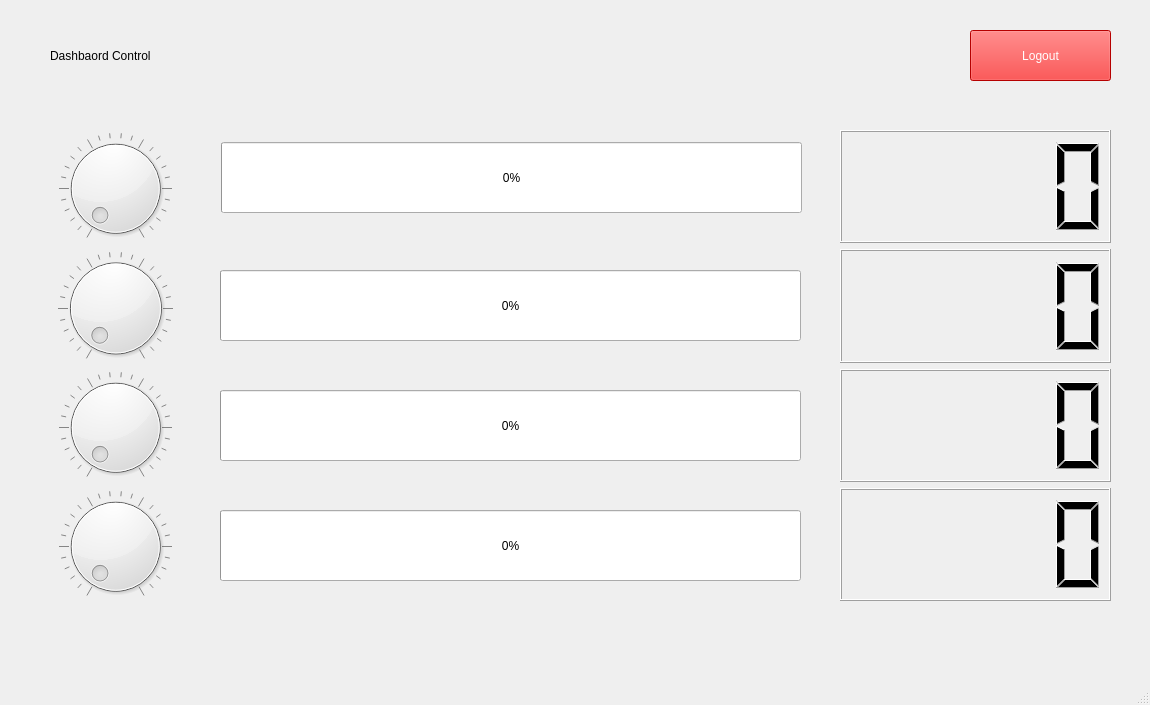
<?xml version="1.0" encoding="UTF-8"?>
<ui version="4.0">
 <class>DashboardWindows</class>
 <widget class="QMainWindow" name="DashboardWindows">
  <property name="geometry">
   <rect>
    <x>0</x>
    <y>0</y>
    <width>1150</width>
    <height>705</height>
   </rect>
  </property>
  <property name="windowTitle">
   <string>Dashboard</string>
  </property>
  <widget class="QWidget" name="centralwidget">
   <widget class="QProgressBar" name="progressBar">
    <property name="geometry">
     <rect>
      <x>221</x>
      <y>142</y>
      <width>581</width>
      <height>71</height>
     </rect>
    </property>
    <property name="styleSheet">
     <string notr="true">font: 14pt &quot;MS Shell Dlg 2&quot;;</string>
    </property>
    <property name="locale">
     <locale language="English" country="UnitedStates"/>
    </property>
    <property name="value">
     <number>0</number>
    </property>
   </widget>
   <widget class="QProgressBar" name="progressBar_2">
    <property name="geometry">
     <rect>
      <x>220</x>
      <y>270</y>
      <width>581</width>
      <height>71</height>
     </rect>
    </property>
    <property name="styleSheet">
     <string notr="true">font: 14pt &quot;MS Shell Dlg 2&quot;;</string>
    </property>
    <property name="locale">
     <locale language="English" country="UnitedStates"/>
    </property>
    <property name="value">
     <number>0</number>
    </property>
   </widget>
   <widget class="QProgressBar" name="progressBar_3">
    <property name="geometry">
     <rect>
      <x>220</x>
      <y>390</y>
      <width>581</width>
      <height>71</height>
     </rect>
    </property>
    <property name="styleSheet">
     <string notr="true">font: 14pt &quot;MS Shell Dlg 2&quot;;</string>
    </property>
    <property name="locale">
     <locale language="English" country="UnitedStates"/>
    </property>
    <property name="value">
     <number>0</number>
    </property>
   </widget>
   <widget class="QProgressBar" name="progressBar_4">
    <property name="geometry">
     <rect>
      <x>220</x>
      <y>510</y>
      <width>581</width>
      <height>71</height>
     </rect>
    </property>
    <property name="styleSheet">
     <string notr="true">font: 14pt &quot;MS Shell Dlg 2&quot;;</string>
    </property>
    <property name="locale">
     <locale language="English" country="UnitedStates"/>
    </property>
    <property name="value">
     <number>0</number>
    </property>
   </widget>
   <widget class="QLabel" name="label">
    <property name="geometry">
     <rect>
      <x>50</x>
      <y>0</y>
      <width>431</width>
      <height>111</height>
     </rect>
    </property>
    <property name="styleSheet">
     <string notr="true">font: 30pt &quot;Kanit&quot;;</string>
    </property>
    <property name="text">
     <string>Dashbaord Control</string>
    </property>
   </widget>
   <widget class="QPushButton" name="btnLogout">
    <property name="geometry">
     <rect>
      <x>970</x>
      <y>30</y>
      <width>141</width>
      <height>51</height>
     </rect>
    </property>
    <property name="styleSheet">
     <string notr="true">font: 20pt &quot;Kanit&quot;;
background-color: rgb(255, 0, 0);
color: rgb(255, 255, 255);</string>
    </property>
    <property name="text">
     <string>Logout</string>
    </property>
   </widget>
   <widget class="QWidget" name="layoutWidget">
    <property name="geometry">
     <rect>
      <x>50</x>
      <y>132</y>
      <width>131</width>
      <height>471</height>
     </rect>
    </property>
    <layout class="QVBoxLayout" name="verticalLayout">
     <item>
      <widget class="QDial" name="dial">
       <property name="maximum">
        <number>100</number>
       </property>
       <property name="invertedAppearance">
        <bool>false</bool>
       </property>
       <property name="invertedControls">
        <bool>false</bool>
       </property>
       <property name="wrapping">
        <bool>false</bool>
       </property>
       <property name="notchesVisible">
        <bool>true</bool>
       </property>
      </widget>
     </item>
     <item>
      <widget class="QDial" name="dial_2">
       <property name="maximum">
        <number>100</number>
       </property>
       <property name="notchesVisible">
        <bool>true</bool>
       </property>
      </widget>
     </item>
     <item>
      <widget class="QDial" name="dial_3">
       <property name="maximum">
        <number>100</number>
       </property>
       <property name="notchesVisible">
        <bool>true</bool>
       </property>
      </widget>
     </item>
     <item>
      <widget class="QDial" name="dial_4">
       <property name="maximum">
        <number>100</number>
       </property>
       <property name="notchesVisible">
        <bool>true</bool>
       </property>
      </widget>
     </item>
    </layout>
   </widget>
   <widget class="QWidget" name="layoutWidget">
    <property name="geometry">
     <rect>
      <x>840</x>
      <y>130</y>
      <width>271</width>
      <height>471</height>
     </rect>
    </property>
    <layout class="QVBoxLayout" name="verticalLayout_2">
     <item>
      <widget class="QLCDNumber" name="lcdNumber"/>
     </item>
     <item>
      <widget class="QLCDNumber" name="lcdNumber_2"/>
     </item>
     <item>
      <widget class="QLCDNumber" name="lcdNumber_3"/>
     </item>
     <item>
      <widget class="QLCDNumber" name="lcdNumber_4"/>
     </item>
    </layout>
   </widget>
  </widget>
  <widget class="QMenuBar" name="menubar">
   <property name="geometry">
    <rect>
     <x>0</x>
     <y>0</y>
     <width>1150</width>
     <height>26</height>
    </rect>
   </property>
  </widget>
  <widget class="QStatusBar" name="statusbar"/>
 </widget>
 <resources/>
 <connections>
  <connection>
   <sender>dial</sender>
   <signal>valueChanged(int)</signal>
   <receiver>progressBar</receiver>
   <slot>setValue(int)</slot>
   <hints>
    <hint type="sourcelabel">
     <x>129</x>
     <y>106</y>
    </hint>
    <hint type="destinationlabel">
     <x>322</x>
     <y>95</y>
    </hint>
   </hints>
  </connection>
  <connection>
   <sender>dial</sender>
   <signal>valueChanged(int)</signal>
   <receiver>lcdNumber</receiver>
   <slot>display(int)</slot>
   <hints>
    <hint type="sourcelabel">
     <x>145</x>
     <y>131</y>
    </hint>
    <hint type="destinationlabel">
     <x>917</x>
     <y>155</y>
    </hint>
   </hints>
  </connection>
  <connection>
   <sender>dial_2</sender>
   <signal>valueChanged(int)</signal>
   <receiver>progressBar_2</receiver>
   <slot>setValue(int)</slot>
   <hints>
    <hint type="sourcelabel">
     <x>154</x>
     <y>248</y>
    </hint>
    <hint type="destinationlabel">
     <x>375</x>
     <y>248</y>
    </hint>
   </hints>
  </connection>
  <connection>
   <sender>dial_2</sender>
   <signal>valueChanged(int)</signal>
   <receiver>lcdNumber_2</receiver>
   <slot>display(int)</slot>
   <hints>
    <hint type="sourcelabel">
     <x>150</x>
     <y>205</y>
    </hint>
    <hint type="destinationlabel">
     <x>899</x>
     <y>257</y>
    </hint>
   </hints>
  </connection>
  <connection>
   <sender>dial_3</sender>
   <signal>valueChanged(int)</signal>
   <receiver>progressBar_3</receiver>
   <slot>setValue(int)</slot>
   <hints>
    <hint type="sourcelabel">
     <x>137</x>
     <y>344</y>
    </hint>
    <hint type="destinationlabel">
     <x>359</x>
     <y>337</y>
    </hint>
   </hints>
  </connection>
  <connection>
   <sender>dial_3</sender>
   <signal>valueChanged(int)</signal>
   <receiver>lcdNumber_3</receiver>
   <slot>display(int)</slot>
   <hints>
    <hint type="sourcelabel">
     <x>142</x>
     <y>366</y>
    </hint>
    <hint type="destinationlabel">
     <x>915</x>
     <y>367</y>
    </hint>
   </hints>
  </connection>
  <connection>
   <sender>dial_4</sender>
   <signal>valueChanged(int)</signal>
   <receiver>progressBar_4</receiver>
   <slot>setValue(int)</slot>
   <hints>
    <hint type="sourcelabel">
     <x>135</x>
     <y>466</y>
    </hint>
    <hint type="destinationlabel">
     <x>359</x>
     <y>478</y>
    </hint>
   </hints>
  </connection>
  <connection>
   <sender>dial_4</sender>
   <signal>valueChanged(int)</signal>
   <receiver>lcdNumber_4</receiver>
   <slot>display(int)</slot>
   <hints>
    <hint type="sourcelabel">
     <x>157</x>
     <y>435</y>
    </hint>
    <hint type="destinationlabel">
     <x>928</x>
     <y>472</y>
    </hint>
   </hints>
  </connection>
 </connections>
</ui>
